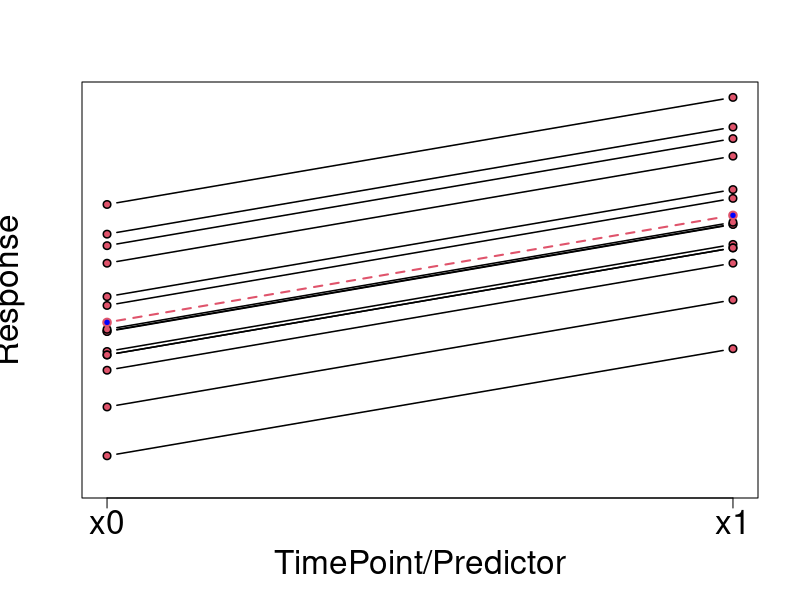

Generate this figure with R:
# mixed effects for samples at 2 time points plot
set.seed(1001)
file  <- "mixed-samples.pdf"
scale <- 1
pdf(file = file, height = 10 * scale, width = 12 * scale,
    useDingbats = FALSE, title = "mixed-effects-samples")
shift <- 4
n     <- 15
t0 <- rnorm(n, 10, 2)
plot(1:2, c(t0[1L], t0[1L] + 3), type = "n",
     ylim = c(range(t0) + c(-1, shift)), ylab = "Response",
     xlab = "TimePoint/Predictor", cex.lab = 2, axes = FALSE)
box()
for ( i in seq_len(n) ) {
  lines(1:2, c(t0[i], t0[i] + shift), lwd = 1.5, type = "b",
        pch = 21, col = 1, bg = 2)
}
lines(1:2, c(mean(t0), mean(t0 + shift)), type = "b",
      lwd = 2, col = 2, lty = 2, pch = 21, bg = "blue")
axis(1, at = 1:2, c("x0", "x1"), cex.axis = 2)
